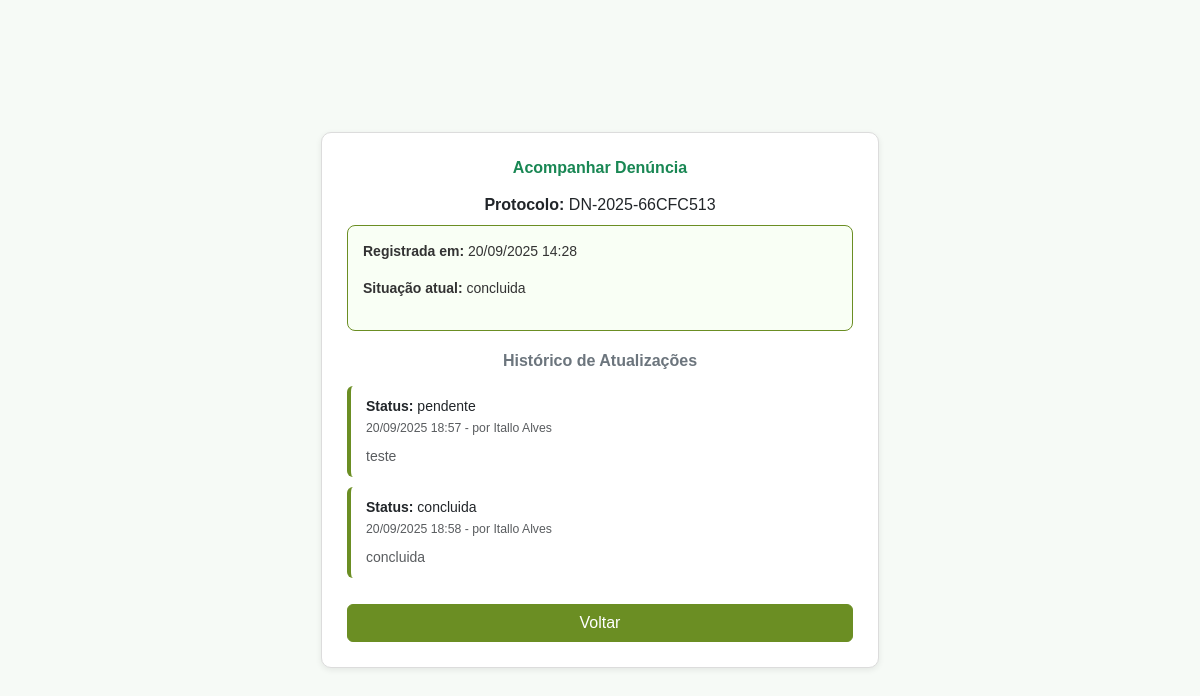
Page /denuncias/resultado_denuncia.php?protocolo=DN-2025-66CFC513 on the committed database.
### tables this page shows
CREATE TABLE `denuncias` (
  `id_denuncia` int NOT NULL AUTO_INCREMENT,
  `id_empresa` int NOT NULL,
  `id_filial` int DEFAULT NULL,
  `atos_ilicitos` varchar(40) DEFAULT NULL,
  `conduta` varchar(120) DEFAULT NULL,
  `descumprimento_normas` varchar(30) DEFAULT NULL,
  `tipo_denuncia` varchar(60) DEFAULT NULL,
  `sigilo_informacoes` varchar(60) DEFAULT NULL,
  `onde_ocorreu` text,
  `quando_ocorreu` text,
  `quem_cometeu` text,
  `continua_ocorrendo` text,
  `testemunhas` text,
  `descreva_ocorrido` text,
  `grau_certeza` varchar(120) DEFAULT NULL,
  `protocolo` varchar(120) DEFAULT NULL,
  `termo` tinyint(1) DEFAULT '0',
  `email_notificacao` varchar(255) DEFAULT NULL,
  `status` enum('pendente','em_analise','concluida') DEFAULT 'pendente',
  `created_at` timestamp NULL DEFAULT CURRENT_TIMESTAMP,
  `updated_at` timestamp NULL DEFAULT CURRENT_TIMESTAMP ON UPDATE CURRENT_TIMESTAMP,
  PRIMARY KEY (`id_denuncia`),
  KEY `fk_denuncia_empresa` (`id_empresa`),
  KEY `fk_denuncia_filial` (`id_filial`),
  CONSTRAINT `fk_denuncia_empresa` FOREIGN KEY (`id_empresa`) REFERENCES `empresas` (`id_empresa`) ON DELETE CASCADE ON UPDATE CASCADE,
  CONSTRAINT `fk_denuncia_filial` FOREIGN KEY (`id_filial`) REFERENCES `filiais` (`id_filial`) ON DELETE SET NULL ON UPDATE CASCADE
);

CREATE TABLE `denuncia_historico` (
  `id_historico` int NOT NULL AUTO_INCREMENT,
  `id_denuncia` int NOT NULL,
  `id_usuario` int NOT NULL,
  `status` varchar(20) NOT NULL,
  `observacao` text,
  `created_at` timestamp NULL DEFAULT CURRENT_TIMESTAMP,
  PRIMARY KEY (`id_historico`),
  KEY `id_denuncia` (`id_denuncia`),
  KEY `id_usuario` (`id_usuario`),
  CONSTRAINT `denuncia_historico_ibfk_1` FOREIGN KEY (`id_denuncia`) REFERENCES `denuncias` (`id_denuncia`) ON DELETE CASCADE,
  CONSTRAINT `denuncia_historico_ibfk_2` FOREIGN KEY (`id_usuario`) REFERENCES `usuarios` (`id_usuario`) ON DELETE CASCADE
);

CREATE TABLE `usuarios` (
  `id_usuario` int NOT NULL AUTO_INCREMENT,
  `id_empresa` int NOT NULL,
  `nome` varchar(255) NOT NULL,
  `email` varchar(255) NOT NULL,
  `senha` varchar(255) NOT NULL,
  `perfil` enum('admin','gestor','colaborador') DEFAULT 'colaborador',
  `status` enum('ativo','inativo') DEFAULT 'ativo',
  `created_at` timestamp NULL DEFAULT CURRENT_TIMESTAMP,
  `updated_at` timestamp NULL DEFAULT CURRENT_TIMESTAMP ON UPDATE CURRENT_TIMESTAMP,
  PRIMARY KEY (`id_usuario`),
  UNIQUE KEY `email` (`email`),
  KEY `fk_usuario_empresa` (`id_empresa`),
  CONSTRAINT `fk_usuario_empresa` FOREIGN KEY (`id_empresa`) REFERENCES `empresas` (`id_empresa`) ON DELETE CASCADE ON UPDATE CASCADE
);

### denuncias/resultado_denuncia.php (the view, shortened to what this page needs)
<?php
require_once __DIR__ . '/../config/db.php';
$protocolo = $_GET['protocolo'] ?? null;
$denuncia  = null;
$historicos = [];
if ($protocolo) {
    $stmt = $pdo->prepare("SELECT * FROM denuncias WHERE protocolo = ?");
    $stmt->execute([$protocolo]);
    $denuncia = $stmt->fetch(PDO::FETCH_ASSOC);
    if ($denuncia) {
        $stmtHist = $pdo->prepare("
            SELECT h.*, u.nome AS usuario
            FROM denuncia_historico h
            LEFT JOIN usuarios u ON u.id_usuario = h.id_usuario
            WHERE h.id_denuncia = ?
            ORDER BY h.created_at ASC
        ");
        $stmtHist->execute([$denuncia['id_denuncia']]);
        $historicos = $stmtHist->fetchAll(PDO::FETCH_ASSOC);
    }
}
?>
<!DOCTYPE html>
<html lang="pt-BR">
<head>
  <link href="https://cdn.jsdelivr.net/npm/bootstrap@5.3.0/dist/css/bootstrap.min.css" rel="stylesheet">
</head>
<body>
<div class="container d-flex justify-content-center align-items-center vh-100">
  <div class="col-md-8 col-lg-6">
    <div class="card-custom text-center">
      <h6 class="fw-bold text-success mb-3">Acompanhar Denúncia</h6>
      <?php if ($denuncia): ?>
        <p class="mb-2">
          <strong>Protocolo:</strong>
          <span class="text-dark">
            <?= htmlspecialchars($denuncia['protocolo'], ENT_QUOTES, 'UTF-8') ?>
          </span>
        </p>
        <div class="status-box">
          <p><strong>Registrada em:</strong> <?= date('d/m/Y H:i', strtotime($denuncia['created_at'])); ?></p>
          <p><strong>Situação atual:</strong> <?= htmlspecialchars($denuncia['status'] ?? 'em_analise', ENT_QUOTES, 'UTF-8') ?></p>
        </div>
        <?php if (!empty($historicos)): ?>
          <h6 class="fw-bold text-secondary mb-3">Histórico de Atualizações</h6>
          <?php foreach ($historicos as $h): ?>
            <div class="history-item">
              <strong>Status:</strong> <?= htmlspecialchars($h['status']) ?><br>
              <small class="text-muted">
                <?= date('d/m/Y H:i', strtotime($h['created_at'])) ?>
                <?php if (!empty($h['usuario'])): ?>
                  - por <?= htmlspecialchars($h['usuario']) ?>
                <?php endif; ?>
              </small>
              <?php if (!empty($h['observacao'])): ?>
                <p class="mt-2 mb-0 text-muted"><?= nl2br(htmlspecialchars($h['observacao'])) ?></p>
              <?php endif; ?>
            </div>
          <?php endforeach; ?>
        <?php endif; ?>
      <?php else: ?>
        <div class="alert alert-danger">
          Protocolo não encontrado.
        </div>
      <?php endif; ?>
      <a href="denuncia_passo1.php" class="btn btn-primary-custom text-white mt-3">Voltar</a>
    </div>
  </div>
</div>
</body>
</html>

### denuncias/resultado_denuncia.php (style rules this page uses)
body { background-color: #f6faf6; font-family: Arial, sans-serif; }
.card-custom { border: 1px solid #dcdcdc; border-radius: 10px; padding: 25px; background: #fff; box-shadow: 0 2px 6px rgba(0,0,0,0.08); }
.status-box { border: 1px solid #6b8e23; border-radius: 8px; padding: 15px; font-size: 14px; text-align: left; margin-bottom: 20px; background: #f9fff5; color: #333; }
.history-item { border-left: 4px solid #6b8e23; background: #fff; padding: 10px 15px; margin-bottom: 10px; border-radius: 6px; font-size: 14px; text-align: left; }
.btn-primary-custom { background-color: #6b8e23; border-color: #6b8e23; width: 100%; color: #fff; transition: background-color 0.3s, transform 0.2s; }

### rows in the picture
denuncias: protocolo "DN-2025-66CFC513", created_at "20/09/2025 14:28", status "concluida"
denuncia_historico: status "pendente", created_at "20/09/2025 18:57", id_usuario.nome "Itallo Alves", observacao "teste"
denuncia_historico: status "concluida", created_at "20/09/2025 18:58", id_usuario.nome "Itallo Alves", observacao "concluida"
